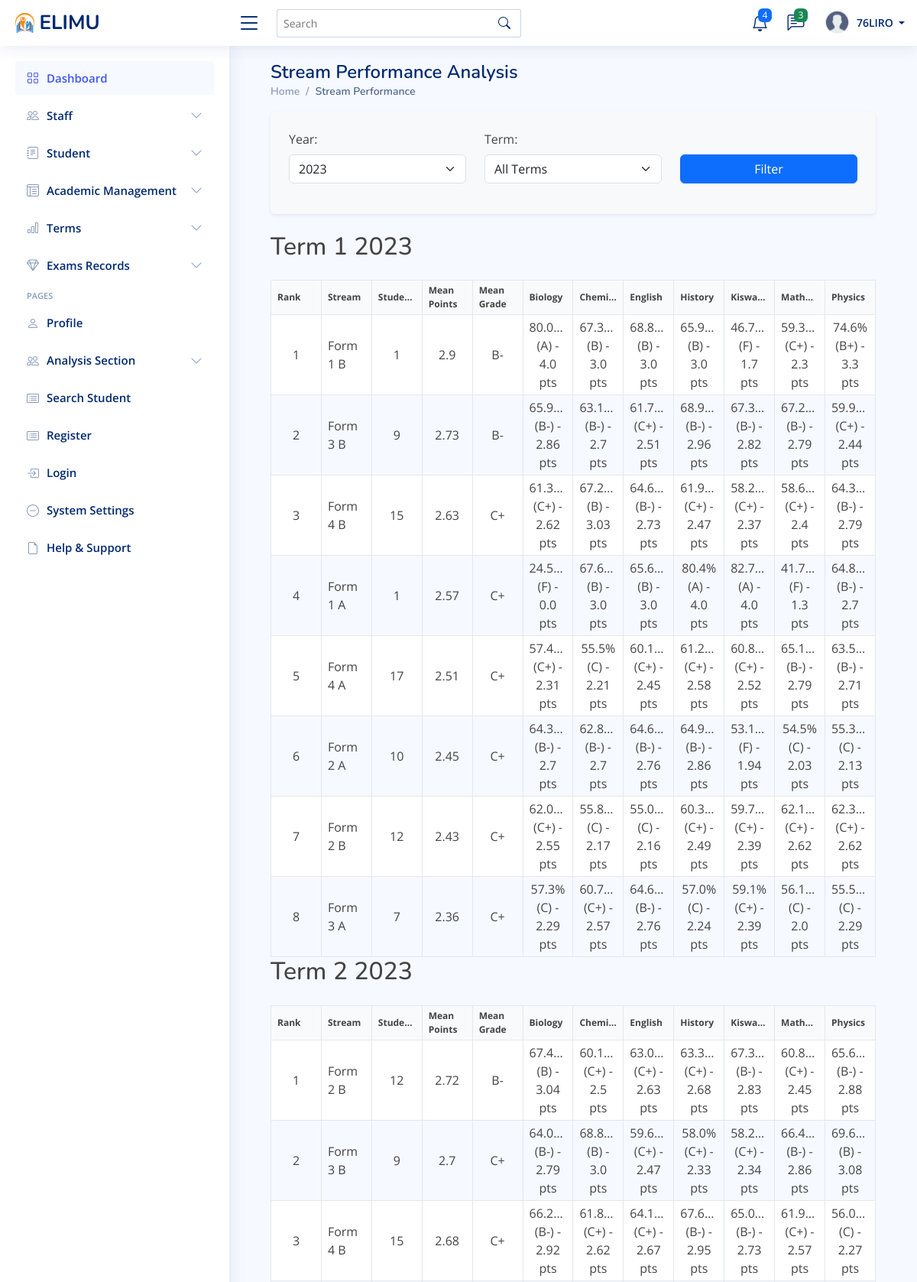
The app's page /stream-performance/ (signed in, upper part) with its own data.
### myapp/models.py (models this page shows, shortened)
class Term(models.Model):
    name = models.CharField(max_length=50)  # Term 1, Term 2, Term 3
    year = models.IntegerField()  # e.g., 2023
    is_current = models.BooleanField(default=False)  # Indicates if this is the current active term
    def __str__(self):
        return f"{self.name} {self.year}"

class Subject(models.Model):
    name = models.CharField(max_length=100, unique=True)  # Math, English, etc.
    code = models.CharField(max_length=10, unique=True)

class Class_of_study(models.Model):
    name = models.CharField(max_length=50)  # Form 1, Form 2, etc.
    stream = models.CharField(max_length=50)  # Stream A, B, C, etc.

### myapp/views.py (the view)
# urls.py: path('stream-performance/', views.stream_performance, name='stream_performance'),
@login_required
@user_passes_test(is_staff_user)
def stream_performance(request):
    selected_year = request.GET.get('year')
    selected_term = request.GET.get('term')
    cache_key = f'stream_performance_{selected_year}_{selected_term}'
    cached_data = cache.get(cache_key)
    if cached_data:
        return render(request, 'rankings/stream_performance.html', cached_data)
    available_years = Term.objects.values_list('year', flat=True)\
        .distinct().order_by('-year')
    available_terms = Term.objects.values_list('name', flat=True).distinct()
    if not selected_year:
        selected_year = available_years.first()
    selected_year = int(selected_year)
    terms_query = Term.objects.filter(year=selected_year)
    if selected_term:
        terms_query = terms_query.filter(name=selected_term)
    subjects = Subject.objects.all().order_by('name')
    stream_analytics = []
    for term in terms_query:
        streams = Class_of_study.objects.filter(
            students__cats__term=term
        ).distinct()
        term_data = {
            'term': term,
            'streams': []
        }
        for stream in streams:
            subject_performance = []
            total_points = 0
            subject_count = 0
            for subject in subjects:
                subject_stats = CAT.objects.filter(
                    student__current_class=stream,
                    term=term,
                    subject=subject
                ).aggregate(
                    avg_score=Coalesce(Avg('end_term'), 0.0),
                    avg_points=Coalesce(Avg('grade_points'), 0.0),
                    student_count=Count('student', distinct=True)
                )
                if subject_stats['student_count'] > 0:
                    grade = _get_letter_grade(subject_stats['avg_points'])
                    subject_performance.append({
                        'subject': subject,
                        'average_score': round(subject_stats['avg_score'], 2),
                        'grade_points': round(subject_stats['avg_points'], 2),
                        'letter_grade': grade,
                        'students': subject_stats['student_count']
                    })
                    total_points += subject_stats['avg_points']
                    subject_count += 1
            if subject_count > 0:
                stream_mean_points = total_points / subject_count
                stream_mean_grade = _get_letter_grade(stream_mean_points)
                student_count = Student.objects.filter(
                    current_class=stream,
                    cats__term=term
                ).distinct().count()
                stream_data = {
                    'stream': stream,
                    'subjects': subject_performance,
                    'mean_points': round(stream_mean_points, 2),
                    'mean_grade': stream_mean_grade,
                    'total_students': student_count
                }
                term_data['streams'].append(stream_data)
        term_data['streams'].sort(key=lambda x: x['mean_points'], reverse=True)
        for rank, stream_data in enumerate(term_data['streams'], 1):
            stream_data['rank'] = rank
        stream_analytics.append(term_data)
    context = {
        'analytics': stream_analytics,
        'subjects': subjects,
        'available_years': available_years,
        'available_terms': available_terms,
        'selected_year': selected_year,
        'selected_term': selected_term,
    }
    cache.set(cache_key, context, timeout=3600)  # Cache for 1 hour
    return render(request, 'rankings/stream_performance.html', context)

### myapp/context_processors.py (called while the page is built)
def unread_messages(request):
    if request.user.is_authenticated:
        messages = Message.objects.filter(receiver=request.user, is_read=False).order_by('-timestamp')
        return {'messages': messages}
    return {'messages': []}

### myapp/views.py (called while the page is built)
def is_staff_user(user):
    return user.is_staff

def _get_letter_grade(points):
    if points >= 3.7:
        return 'A'
    elif points >= 3.3:
        return 'B+'
    elif points >= 3.0:
        return 'B'
    elif points >= 2.7:
        return 'B-'
    elif points >= 2.3:
        return 'C+'
    elif points >= 2.0:
        return 'C'
    return 'F'

### templates/rankings/stream_performance.html (shortened to what this page needs)
{% extends "base/base.html" %}
{% block content %}
<div class="container mx-auto px-4 py-6">
    <div class="pagetitle mb-6">
        <h1 class="text-2xl font-bold">Stream Performance Analysis</h1>
        <nav>
            <ol class="breadcrumb">
                <li class="breadcrumb-item"><a href="{% url 'admin_dashboard' %}">Home</a></li>
                <li class="breadcrumb-item active">Stream Performance</li>
            </ol>
        </nav>
    </div>
    <form method="get" class="mb-4 p-4 bg-light rounded shadow-sm">
        <div class="row">
            <div class="col-md-4 mb-3">
                <label for="year" class="form-label">Year:</label>
                <select name="year" id="year" class="form-select">
                    {% for year in available_years %}
                        <option value="{{ year }}" {% if year == selected_year %}selected{% endif %}>
                            {{ year }}
                        </option>
                    {% endfor %}
                </select>
            </div>
            <div class="col-md-4 mb-3">
                <label for="term" class="form-label">Term:</label>
                <select name="term" id="term" class="form-select">
                    <option value="">All Terms</option>
                </select>
            </div>
            <div class="col-md-4 mb-3 d-flex align-items-end">
                <button type="submit" class="btn btn-primary w-100">
                    Filter
                </button>
            </div>
        </div>
    </form>
    {% for term_data in analytics %}
    <div class="mb-8">
        <h2 class="text-xl font-semibold mb-4 text-gray-800">{{ term_data.term }}</h2>
        <div class="overflow-x-auto">
            <table class="min-w-full table-auto border-collapse text-sm">
                <thead class="bg-white border-b">
                    <tr>
                        <th class="px-2 py-1 text-left w-16">Rank</th>
                        <th class="px-2 py-1 text-left w-32">Stream</th>
                        <th class="px-2 py-1 text-left w-20">Students</th>
                        <th class="px-2 py-1 text-left w-24">Mean Points</th>
                        <th class="px-2 py-1 text-left w-24">Mean Grade</th>
                        {% for subject in subjects %}
                            <th class="px-2 py-1 text-left w-32">
                                {{ subject.name }}
                            </th>
                        {% endfor %}
                    </tr>
                </thead>
                <tbody class="text-gray-700">
                    {% for stream_data in term_data.streams %}
                    <tr class="{% cycle 'bg-white' 'bg-gray-50' %}">
                        <td class="px-2 py-1 border-b text-center">{{ stream_data.rank }}</td>
                        <td class="px-2 py-1 border-b">{{ stream_data.stream.name }} {{ stream_data.stream.stream }}</td>
                        <td class="px-2 py-1 border-b text-center">{{ stream_data.total_students }}</td>
                        <td class="px-2 py-1 border-b text-center">{{ stream_data.mean_points }}</td>
                        <td class="px-2 py-1 border-b text-center">{{ stream_data.mean_grade }}</td>
                        {% for subject in subjects %}
                            <td class="px-2 py-1 border-b text-center whitespace-nowrap">
                                {% for subj_data in stream_data.subjects %}
                                    {% if subj_data.subject.id == subject.id %}
                                        {{ subj_data.average_score }}% ({{ subj_data.letter_grade }}) - {{ subj_data.grade_points }} pts
                                    {% endif %}
                                {% endfor %}
                            </td>
                        {% endfor %}
                    </tr>
                    {% endfor %}
                </tbody>
            </table>
        </div>
    </div>
    {% empty %}
    <div class="text-center py-8">
        <p class="text-gray-500">No performance data available for the selected filters.</p>
    </div>
    {% endfor %}
</div>
{% endblock %}

### templates/base/navbar.html (shortened to what this page needs)
{% load static %}
<header id="header" class="header fixed-top d-flex align-items-center">
    <div class="d-flex align-items-center justify-content-between">
      {% if request.user.is_staff %}
        <a href="{% url 'admin_dashboard'%}" class="logo d-flex align-items-center">
        {% else %}
        <a href="{% url 'student_dashboard'%}" class="logo d-flex align-items-center">
      {% endif %}
        <img src="{% static 'assets/img/logo.png'%}" alt="">
        <span class="d-none d-lg-block">ELIMU</span>
      </a>
      <i class="bi bi-list toggle-sidebar-btn"></i>
    </div>
    <div class="search-bar">
      <form class="search-form d-flex align-items-center" method="POST" action="#">
        <input type="text" name="query" placeholder="Search" title="Enter search keyword">
        <button type="submit" title="Search"><i class="bi bi-search"></i></button>
      </form>
    </div>
    <nav class="header-nav ms-auto">
      <ul class="d-flex align-items-center">
        <li class="nav-item dropdown">
          <a class="nav-link nav-icon" href="#" data-bs-toggle="dropdown">
            <i class="bi bi-bell"></i>
            <span class="badge bg-primary badge-number">4</span>
          </a>
            </li>
          </ul>
        <li class="nav-item dropdown">
          <a class="nav-link nav-icon" href="#" data-bs-toggle="dropdown">
            <i class="bi bi-chat-left-text"></i>
            <span class="badge bg-success badge-number">3</span>
          </a>
        </li>
        <li class="nav-item dropdown pe-3">
          <a class="nav-link nav-profile d-flex align-items-center pe-0" href="#" data-bs-toggle="dropdown">
            <img src="{% static 'assets/img/profile.png'%}" alt="Profile" class="rounded-circle">
            <span class="d-none d-md-block dropdown-toggle ps-2">
              {% if user.is_authenticated %}
                   {{ user.username }}
              {% else %}
                  Admin
              {% endif %}
            </span>
          </a>
        </li>
    </nav>
  </header>

### static/assets/css/style.css (style rules this page uses)
:root { scroll-behavior: smooth; }
body { font-family: "Open Sans", sans-serif; background: #f6f9ff; color: #444444; }
a { color: #4154f1; text-decoration: none; }
h1, h2, h3, h4, h5, h6 { font-family: "Nunito", sans-serif; }
.pagetitle { margin-bottom: 10px; }
.pagetitle h1 { font-size: 24px; margin-bottom: 0; font-weight: 600; color: #012970; }
.breadcrumb { font-size: 14px; font-family: "Nunito", sans-serif; color: #899bbd; font-weight: 600; }
.breadcrumb a { color: #899bbd; transition: 0.3s; }
.breadcrumb .breadcrumb-item::before { color: #899bbd; }
.breadcrumb .active { color: #51678f; font-weight: 600; }
.logo { line-height: 1; }
@media (min-width: 1200px) { .logo { width: 280px; } }
.logo img { max-height: 26px; margin-right: 6px; }
.logo span { font-size: 26px; font-weight: 700; color: #012970; font-family: "Nunito", sans-serif; }
.header { transition: all 0.5s; z-index: 997; height: 60px; box-shadow: 0px 2px 20px rgba(1, 41, 112, 0.1); background-color: #fff; padding-left: 20px; }
.header .toggle-sidebar-btn { font-size: 32px; padding-left: 10px; cursor: pointer; color: #012970; }
.header .search-bar { min-width: 360px; padding: 0 20px; }
.header .search-form { width: 100%; }
.header .search-form input { border: 0; font-size: 14px; color: #012970; border: 1px solid rgba(1, 41, 112, 0.2); padding: 7px 38px 7px 8px; border-radius: 3px; transition: 0.3s; width: 100%; }
.header .search-form button { border: 0; padding: 0; margin-left: -30px; background: none; }
.header .search-form button i { color: #012970; }
.header-nav ul { list-style: none; }
.header-nav>ul { margin: 0; padding: 0; }
.header-nav .nav-icon { font-size: 22px; color: #012970; margin-right: 25px; position: relative; }
.header-nav .nav-profile { color: #012970; }
.header-nav .nav-profile img { max-height: 36px; }
.header-nav .nav-profile span { font-size: 14px; font-weight: 600; }
.header-nav .badge-number { position: absolute; inset: -2px -5px auto auto; font-weight: normal; font-size: 12px; padding: 3px 6px; }

### templates/rankings/stream_performance.html (style rules this page uses)
table { border-spacing: 0; width: 100%; table-layout: fixed; }
th, td { padding: 4px 8px; border: 1px solid #e5e7eb; overflow: hidden; text-overflow: ellipsis; }
thead th { background-color: #f9fafb; font-size: 0.75rem; }

### records on screen
Term: term "Term 1 2023"
Subject: name "Biology", average_score "80.0…", letter_grade "A", grade_points "4.0", average_score "65.9…", letter_grade "B-", grade_points "2.8…", average_score "61.3…", letter_grade "C+", grade_points "2.6…", average_score "24.5…", letter_grade "F", grade_points "0.0", average_score "57.4…", grade_points "2.3…", average_score "64.3…", grade_points "2.7", average_score "62.0…", grade_points "2.5…", average_score "57.3", letter_grade "C", grade_points "2.29", average_score "67.4…", letter_grade "B", grade_points "3.0…", average_score "64.0…", grade_points "2.7…", average_score "66.2…", grade_points "2.9…"
Subject: name "Chemi…", average_score "67.3…", letter_grade "B", grade_points "3.0", average_score "63.1…", letter_grade "B-", grade_points "2.7", average_score "67.2…", grade_points "3.0…", average_score "67.6…", average_score "55.5", letter_grade "C", grade_points "2.21", average_score "62.8…", average_score "55.8…", grade_points "2.1…", average_score "60.7…", letter_grade "C+", grade_points "2.5…", average_score "60.1…", grade_points "2.5", average_score "68.8…", average_score "61.8…", grade_points "2.6…"
Subject: name "English", average_score "68.8…", letter_grade "B", grade_points "3.0", average_score "61.7…", letter_grade "C+", grade_points "2.5…", average_score "64.6…", letter_grade "B-", grade_points "2.7…", average_score "65.6…", average_score "60.1…", grade_points "2.4…", average_score "55.0…", letter_grade "C", grade_points "2.1…", average_score "63.0…", grade_points "2.6…", average_score "59.6…", average_score "64.1…"
Subject: name "History", average_score "65.9…", letter_grade "B", grade_points "3.0", average_score "68.9…", letter_grade "B-", grade_points "2.9…", average_score "61.9…", letter_grade "C+", grade_points "2.4…", average_score "80.4", letter_grade "A", grade_points "4.0", average_score "61.2…", grade_points "2.5…", average_score "64.9…", grade_points "2.8…", average_score "60.3…", average_score "57.0", letter_grade "C", grade_points "2.24", average_score "63.3…", grade_points "2.6…", average_score "58.0", grade_points "2.33", average_score "67.6…"
Subject: name "Kiswa…", average_score "46.7…", letter_grade "F", grade_points "1.7", average_score "67.3…", letter_grade "B-", grade_points "2.8…", average_score "58.2…", letter_grade "C+", grade_points "2.3…", average_score "82.7…", letter_grade "A", grade_points "4.0", average_score "60.8…", grade_points "2.5…", average_score "53.1…", grade_points "1.9…", average_score "59.7…", average_score "59.1", grade_points "2.39", average_score "65.0…", grade_points "2.7…"
Subject: name "Mathe…", average_score "59.3…", letter_grade "C+", grade_points "2.3", average_score "67.2…", letter_grade "B-", grade_points "2.7…", average_score "58.6…", grade_points "2.4", average_score "41.7…", letter_grade "F", grade_points "1.3", average_score "65.1…", average_score "54.5", letter_grade "C", grade_points "2.03", average_score "62.1…", grade_points "2.6…", average_score "56.1…", grade_points "2.0", average_score "60.8…", grade_points "2.4…", average_score "66.4…", grade_points "2.8…", average_score "61.9…", grade_points "2.5…"
Subject: name "Physics", average_score "74.6", letter_grade "B+", grade_points "3.3", average_score "59.9…", letter_grade "C+", grade_points "2.4…", average_score "64.3…", letter_grade "B-", grade_points "2.7…", average_score "64.8…", grade_points "2.7", average_score "63.5…", average_score "55.3…", letter_grade "C", grade_points "2.1…", average_score "62.3…", grade_points "2.6…", average_score "55.5…", grade_points "2.2…", average_score "65.6…", grade_points "2.8…", average_score "69.6…", letter_grade "B", grade_points "3.0…", average_score "56.0…"
Class_of_study: rank "1", stream.name "Form 1", stream.stream "B", total_students "1", mean_points "2.9", mean_grade "B-"
Class_of_study: rank "2", stream.name "Form 3", stream.stream "B", total_students "9", mean_points "2.73", mean_grade "B-", mean_points "2.7", mean_grade "C+"
Class_of_study: rank "3", stream.name "Form 4", stream.stream "B", total_students "15", mean_points "2.63", mean_grade "C+", mean_points "2.68"
Class_of_study: rank "4", stream.name "Form 1", stream.stream "A", total_students "1", mean_points "2.57", mean_grade "C+"
Class_of_study: rank "5", stream.name "Form 4", stream.stream "A", total_students "17", mean_points "2.51", mean_grade "C+"
Class_of_study: rank "6", stream.name "Form 2", stream.stream "A", total_students "10", mean_points "2.45", mean_grade "C+"
Class_of_study: rank "7", stream.name "Form 2", stream.stream "B", total_students "12", mean_points "2.43", mean_grade "C+", rank "1", mean_points "2.72", mean_grade "B-"
Class_of_study: rank "8", stream.name "Form 3", stream.stream "A", total_students "7", mean_points "2.36", mean_grade "C+"
Term: term "Term 2 2023"

### other values on screen
{{ user.username }} "76LIRO"
form field year "2023"
